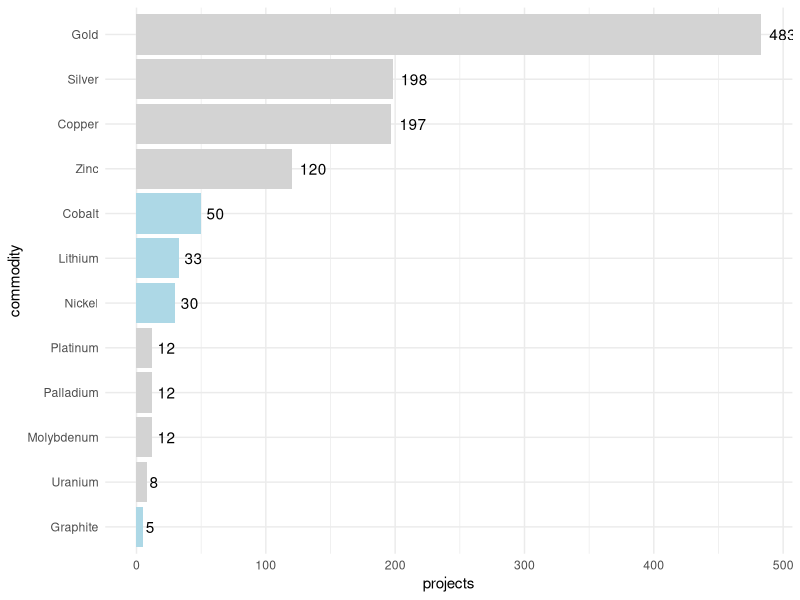

Generate this figure with R:
library(tidyverse)
library(scales)


commodity <- c("Gold","Copper","Nickel","Zinc","Lithium","Cobalt","Graphite","Molybdenum","Palladium","Platinum","Silver","Uranium")
projects <- c(483,197,30,120,33,50,5,12,12,12,198,8)

projectsq4 <- tibble(commodity, projects)


projectsq4$commodity <- factor(projectsq4$commodity, levels = projectsq4$commodity[order(projectsq4$projects)])

color_stuff <- c('#8dd3c7','#ffffb3','#bebada','#fb8072','#80b1d3','#fdb462','#b3de69','#fccde5','#d9d9d9','#bc80bd','#ccebc5','#ffed6f')

color_stuff2 <- c('lightblue','lightgray','lightgray','lightgray','lightgray','lightblue','lightblue','lightblue','lightgray','lightgray','lightgray','lightgray')


ggplot(projectsq4, aes(commodity, projects))+
  geom_col(aes(fill=commodity)) +
  scale_fill_manual(values=color_stuff2) +
  coord_flip() +
  geom_text(label=projects, hjust=-.3)+
  guides(fill=FALSE) +
  theme_minimal()
  


